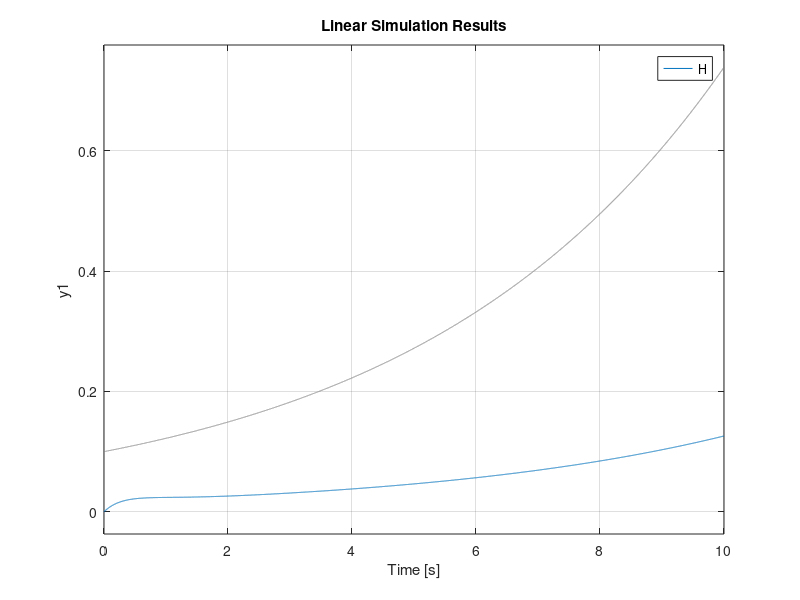

Source code (MATLAB):
% Esempio di creazione della risposta di un sistema ad un generico
% ingresso.
%
% M. Scarpiniti (Dip. DIET - Sapienza Università di Roma)

num = [1  1];
den = [1  5  6];
H = tf(num, den);
t = 0:0.001:10;
u = 0.1*exp(0.2*t);
lsim(H, u, t);
